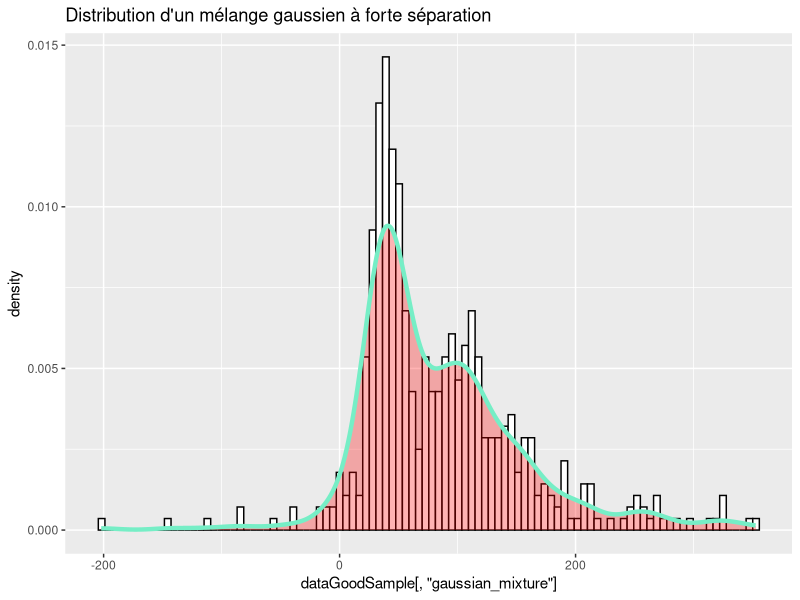
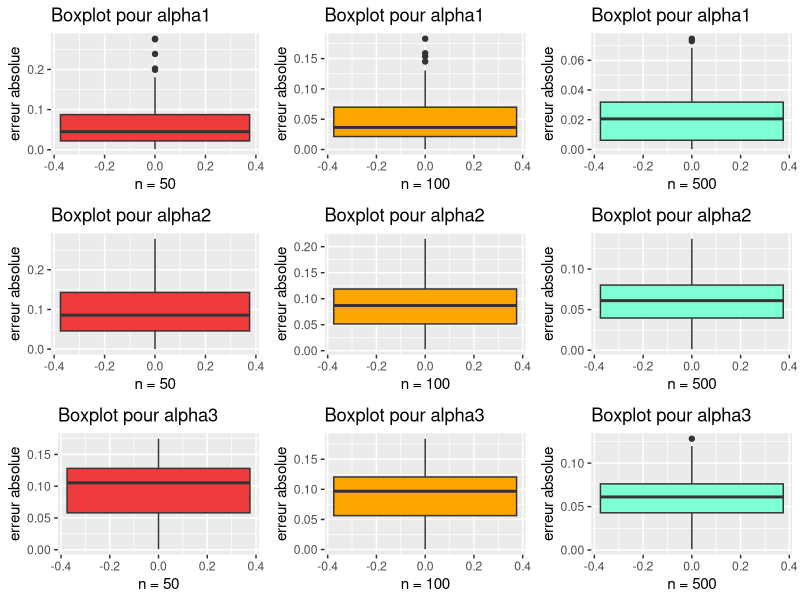
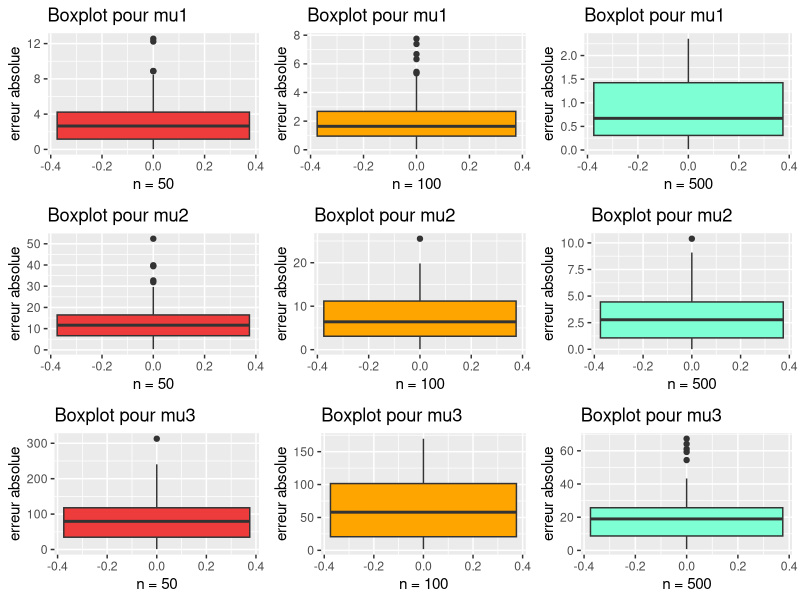
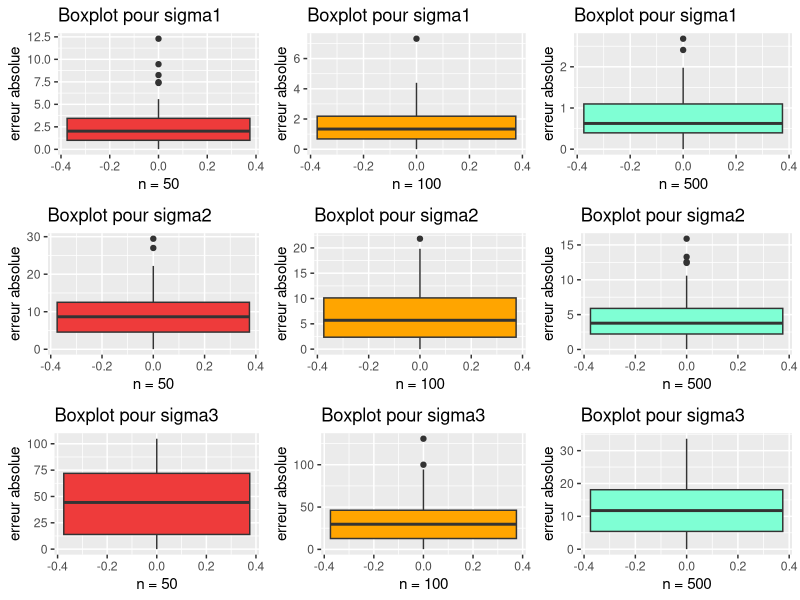
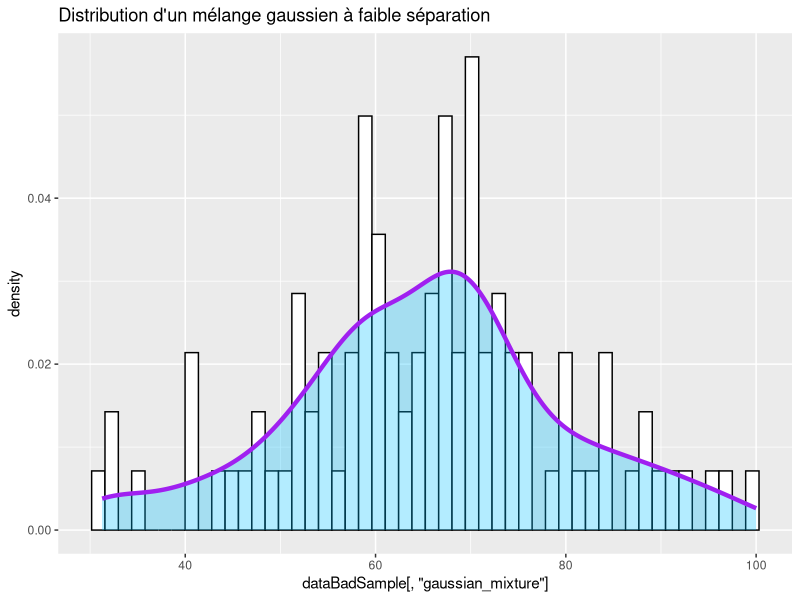
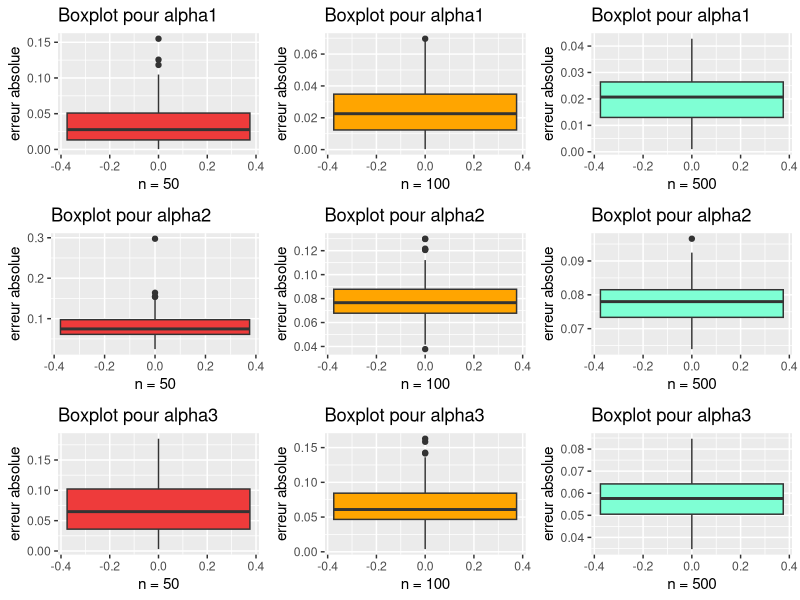
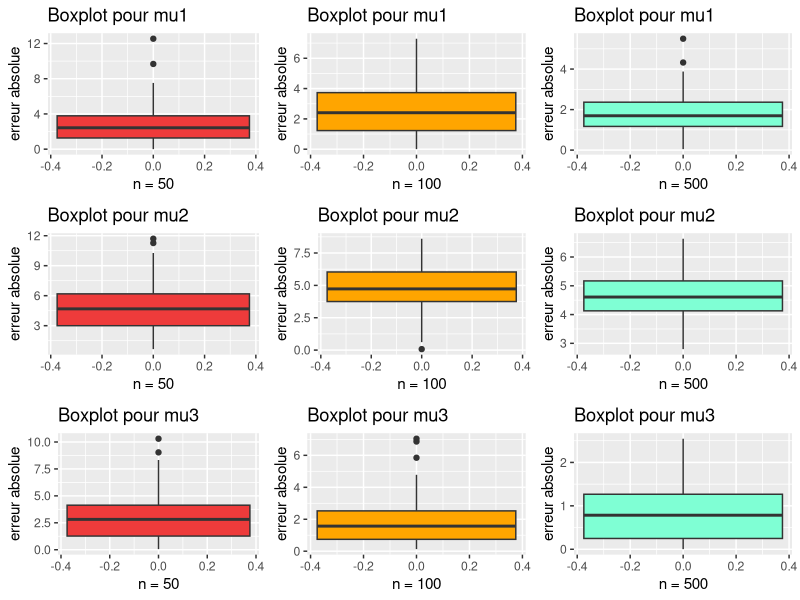
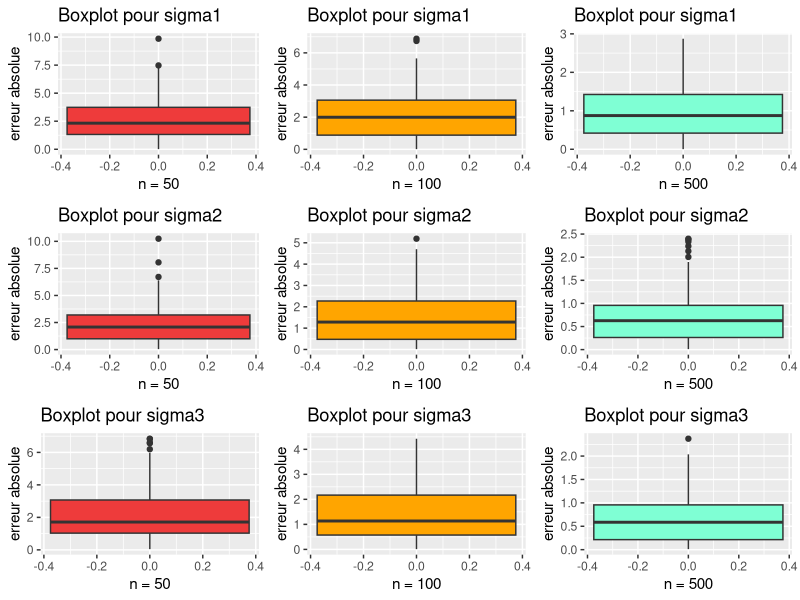

Write the R code that produced these figures, in order. (Note: this script raises an error after producing the figures.)
library(ggplot2)
library(ggpubr)

# Vecteur dans lequel on a stocké les noms des 13 espèces d'oiseaux présentent 
# dans notre document
bird_names = c("European Goldfinch", "Common Linnet", "Common Chaffinch",
               "European Greenfinch", "Eurasian Bullfinch", "Hawfinch",
               "Stonechat", "European Robin", "Whinchat", "Song Thrush",
               "Common Blackbird", "Ring Ouzel", "Mistle Thrush")

# Vecteur dans lequel on a stocké les moyennes respectives des volumes des nids
# des 13 espèces d'oiseaux
mean_volume = c(38.0, 60.9, 58.3, 74.5, 45.0, 71.6, 91.0, 68.4, 51.9, 288.9,
                293.6, 298.6, 266.1)
# Vecteur dans lequel on a stocké les écarts-types respectifs des volumes des
# nids des 13 espèces d'oiseaux
sd_volume = c(9.1,  20.8, 15.0,  12.2,  3.8,  12.9,  46.5, 29.8, 27.4, 55.9,
              78.5,  125.1,  56.6)

# Création du dataframe contenant les données sur les 13 nids d'oiseaux
# Chaque ligne du df correspond à une espèce d'oiseau
# Chaque espèce est associée à 2 colonnes qui nous renseignent sur
# le volume moyen des nids associée à cette espèce respectivement
# l'ecart type des nids associées à cette espèce
nest_data = data.frame(bird_names, mean_volume, sd_volume)

# Cette fonction prend en argument df le dataframe regroupant toutes les données
# c'est à dire les noms, les moyennes et les écart-types des nids des 13
# espèces d'oiseaux
# n le nombre d'espèces à tirer aléatoirement
# cette fonction retourne un dataframe stockant les noms,
# moyennes et écart-types des nids des n espèces d'oiseaux tirées aléatoirement
random_species = function(df, n){
  J = dim(df)[1]
  index_species = sample(1:J, n, replace = FALSE)
  random_prop = runif(n, 0, 1)
  random_prop = random_prop/sum(random_prop)
  random_df = df[index_species,]
  random_df = cbind(proportion_alpha = random_prop, random_df)
  random_df = random_df[,c(2,1,3,4)]
  return(random_df)
}

# Cette fonction affiche graphiquement la distribution d'un mélange gaussien
# Elle prend en argument df le dataframe contenant les données 
# (noms, moyennes, ecarts-types) des nids des espèces d'oiseaux 
# et X l’échantillon du mélange gaussien
plot_distrib = function(df, X){
  data_distrib = data.frame(gaussian_mixture = X)
  ggplot(data_distrib, aes(x=data_distrib[,'gaussian_mixture'])) + 
  geom_histogram(aes(y=..density..), colour="black", fill="white", bins = 100) +
  geom_density(alpha=.3, color = "aquamarine2", fill="red", size=1.5) + 
  ggtitle("Distribution d'un mélange gaussien")
}

# On crée le dataframe regroupant les moyennes et les écarts-types théoriques
# associés aux espèces d'oiseaux choisies par l'utilisateur
# Les espèces choisies sont stockées dans un vecteur pris en paramètre
GetRealParam = function(list_Species){
  v_index = c()
  for (species in list_Species){
    index_sp = which(nest_data$bird_names == species)
    v_index = append(v_index, index_sp)
  }
  return(nest_data[v_index,])
}


# Cette fonction génère aléatoirement un échantillon de taille n issue 
# d'un mélange gaussien
# Les paramètres (alpha, mu et sigma) des différents mélanges gaussiens 
# sont contenus dans data_th
# La fonction prends en argument data_th 
# (le dataframe contenant les paramètres alpha, mu et sigma)
# et n qui indique le nombre de valeurs que l'on souhaite générer aléatoirement
# La fonction retourne un vecteur contenant les n valeurs du mélange gaussien
# qui ont été generées aléatoirement
simulation = function(data_th, n=100){
  X = rep(NA,n) #echantillon
  J = dim(data_th)[1] #nb de mélange
  vect_alpha = data_th[,2]
  vect_mean = data_th[,3]
  vect_sd = data_th[,4]
  for(i in 1:n){
    Z = runif(1)
    if (Z <= vect_alpha[1]){
      X[i] = rnorm(1, vect_mean[1], vect_sd[1])
    }else{
      k = 1
      l = 2
      Bool = FALSE
      cumul_alpha = cumsum(vect_alpha)
      while(Bool == FALSE){
        if((cumul_alpha[k]<=Z) & (cumul_alpha[l]>=Z)){
          Bool = TRUE
          param_index = l
        }
        k = k+1
        l = l+1
      }
      X[i] = rnorm(1, vect_mean[param_index], vect_sd[param_index])
    }
  }
  return(X)
}

# Fonction générant dataframe (vide)
# contenant les valeurs de P_thetat(j|X = X_i) (etape E de l'algo)
# Cette fonction prend en argument n (la taille de l'échantillon)
# Et J le nombre de mélange
param_State_E = function(n, J){
  data_stateE = data.frame(matrix(NA, nrow = n, ncol = J))
  for(j in 1:J){
    names(data_stateE)[j] = paste("H(.,",j,")",sep="")
  }
  return(data_stateE)
}

# Cette fonction est une implémentation de l'algorithme EM
# Elle prend en argument data_init
# (data_init est un dataframe contenant les paramètres (alpha, mu, sigma)
# initiaux choisis)
# un vecteur X qui est l'échantillon de taille n
# K le nombre d'itérations de l'algorithme EM
# Cette fonction va retourner un dataframe contenant les valeurs des
# paramètres alpha, mu et sigma
# qui ont été mises à jour après K itérations de l'algorithme EM

algo_EM = function(data_init, X, K){
  J = dim(data_init)[1]
  n = length(X)
  data_stateE = param_State_E(n, J)
  
  for(k in 1:K){
    vect_alpha = data_init[,2] #de longueur J
    vect_mean = data_init[,3]
    vect_sd = data_init[,4]
    # vecteur contenant la somme des des numérateurs de P_thetat(j|X = X_i)
    # pour chaque valeur de l’échantillon 
    v = rep(0,n) 
    
    # Etape E
    for(j in 1:J){
      # On remplie le tableau param_State_E contenant P_thetat(j|X=X_i)
      data_stateE[,j] = vect_alpha[j]*dnorm(X,vect_mean[j],vect_sd[j])
      v = v+data_stateE[,j]
    }
    for(j in 1:J){
      data_stateE[,j] = data_stateE[,j]/v
    }
    
    # Etape M
    H = data_stateE
    for(col in 2:4){ #on met a jour le data_init
      for(ind in 1:J){
        
        # on met à jour les alpha
        if(col == 2){
          data_init[,col][ind] = mean(H[,ind])
        }
        # on met à jour les mu
        if(col == 3){
          data_init[,col][ind] = (sum(X*H[,ind]))/(sum(H[,ind]))
        } 
        # on met à jour les sigma
        if(col == 4){
          data_init[,col][ind] = sqrt((sum( (X-rep(data_init[,col-1][ind],n))^2
                                            *H[,ind] ))/sum(H[,ind]))
        }
      }
    }
  }
  new_df = data_init
  return(new_df)
}


# Cette fonction calcule l'erreur absolue de tous les paramètres alpha, mu et sigma
# elle calcule la différence en valeur absolue entre la valeur du paramètre estimé
# par l'algorithme EM et la valeur du paramètre théorique
# Elle prend en paramètre data_th le dataframe contenant les 
# paramètres alpha, mu et sigma théoriques
# et Data_EM dataframe contenant les paramètres alpha, mu et sigma estimés 
# par l'algorithme EM
# Cette fonction retourne le dataframe contenant les erreurs absolues de chaque
# paramètre

calcul_error = function(data_th, data_EM){
  J = dim(data_th)[1]
  df_error = data.frame(error_alpha = rep(NA, J), error_mu = rep(NA, J),
                        error_sigma = rep(NA, J))
  for(c in 2:4){
    df_error[,c-1] = abs(data_th[,c] - data_EM[,c])
  }
  return(df_error)
}


# Cette fonction calcule l'erreur absolue entre les paramètres estimés par
# l'algo EM
# et les paramètres théoriques pour k echantillons générés aléatoirement
# Elle prend en argument data_th le dataframe contenant les paramètres
# alpha, mu et sigma théoriques
# data_init le dataframe contenant les paramètres (alpha, mu, sigma)
# initiaux choisis
# k le nombre d'échantillons que l'on souhaite générer aléatoirement
# n la taille des échantillons (les k échantillons seront de tailles n)
# N le nombre d'iterations de l'algorithme EM
# Elle retourne un dataframe contenant les erreurs absolues de chaque paramètre
# des k échantillons de Monte Carlo
Monte_Carlo = function(data_th, data_init, k, n, N){
  J = dim(data_th)[1]
  df_MonteCarlo = data.frame()
  iteration = c()
  for(i in 1:k){
    X = simulation(data_th, n)
    data_EM = algo_EM(data_init, X, N)
    df_error = calcul_error(data_th, data_EM)
    df_MonteCarlo = rbind((df_MonteCarlo), df_error)
    v_iter = rep(paste("itération",i,sep="_"), J)
    iteration = append(iteration, v_iter)
  }
  df_MonteCarlo = cbind(iteration, df_MonteCarlo)
  return(df_MonteCarlo)
}

#############################################################################
# partie tests
#############################################################################
# On teste l'algorithme EM sur un mélange de 2 gaussiennes

# Choix de 2 espèces European Goldfinch et Ring Ouzel afin d'avoir un mélange
# de 2 gaussiennes
data_test_th = data.frame(bird_names = c("European Goldfinch", "Ring Ouzel")
                          ,proportion_alpha = c(0.3,0.7), mean = c(38, 298.6),
                          sd = c(9.1, 125.1))


# Dataframe des données d'initialisations choisies par l'utilisateur
# On a choisi les espèces suivantes: "European Goldfinch"
# et "Ring Ouzel"
data_test_init = data.frame(bird_names = c("European Goldfinch", "Ring Ouzel"),
                            alpha_init = c(0.2,0.8), mean_init = c(50, 280),
                            sd_init = c(11, 130))

data_test_th
X = simulation(data_test_th,100)
algo_EM(data_test_init,X,50)


# Exemple avec 3 espèces ayant des variables bien séparées
good_dfTestTh3 = data.frame(bird_names = c("European Goldfinch", "Stonechat",
                                           "Ring Ouzel")
                            ,proportion_alpha = c(0.3,0.5,0.2),
                            mean_th = c(38.0, 91.0, 135),
                            sd_th = c(9.1, 46.5, 125.1))

good_dfTestInit3 = data.frame(bird_names = c("European Goldfinch", "Stonechat",
                                             "Ring Ouzel")
                              ,proportion_alpha = c(0.35,0.57,0.13),
                              mean_th = c(44.4, 100, 278.3),
                              sd_th = c(10, 57, 130))


# teste des fonctions simulation et algo_EM pour ce mélange de 3 gaussiennes 
# avec forte séparation
X3 = simulation(good_dfTestTh3, 500)
print(good_dfTestTh3)
algo_EM(good_dfTestInit3, X3, 30)

# On affiche l'histogramme et la distribution pour le mélange avec
# forte séparation
dataGoodSample = data.frame(gaussian_mixture = X3)
ggplot(dataGoodSample, aes(x=dataGoodSample[,'gaussian_mixture'])) + 
geom_histogram(aes(y=..density..), colour="black", fill="white", bins = 100) +
geom_density(alpha=.3, color = "aquamarine2", fill="red", size=1.5) + 
ggtitle("Distribution d'un mélange gaussien à forte séparation")

# on affiche les boxplots pour ce melange de gausiennes avec forte séparation

vect1 <- seq(1, 298, by = 3) # vecteur 1
vect2 <- seq(2, 299, by = 3) # vecteur 2
vect3 <- seq(3, 300, by = 3) # vecteur 3

df_monteCarlo_50 = Monte_Carlo(good_dfTestTh3, good_dfTestInit3, 100, 50, 10)
df_monteCarlo_100 = Monte_Carlo(good_dfTestTh3, good_dfTestInit3, 100, 100, 10)
df_monteCarlo_500 = Monte_Carlo(good_dfTestTh3, good_dfTestInit3, 100, 500, 10)

# Pour les \alpha

a1 = ggplot(df_monteCarlo_50[vect1,], aes(y = df_monteCarlo_50[vect1, 2])) +
  xlab("n = 50") + ylab("erreur absolue") + 
  ggtitle("Boxplot pour alpha1") + geom_boxplot(fill="brown2")
a2 = ggplot(df_monteCarlo_100[vect1,], aes(y = df_monteCarlo_100[vect1, 2])) +
  xlab("n = 100") + ylab("erreur absolue") +
  ggtitle("Boxplot pour alpha1") + geom_boxplot(fill="orange")
a3 = ggplot(df_monteCarlo_500[vect1,], aes(y = df_monteCarlo_500[vect1, 2])) +
  xlab("n = 500") + ylab("erreur absolue") + 
  ggtitle("Boxplot pour alpha1") + geom_boxplot(fill="aquamarine")
a4 = ggplot(df_monteCarlo_50[vect2,], aes(y = df_monteCarlo_50[vect2, 2])) +
  xlab("n = 50") + ylab("erreur absolue") + 
  ggtitle("Boxplot pour alpha2") + geom_boxplot(fill="brown2")
a5 = ggplot(df_monteCarlo_100[vect2,], aes(y = df_monteCarlo_100[vect2, 2])) +
  xlab("n = 100") + ylab("erreur absolue") +
  ggtitle("Boxplot pour alpha2") + geom_boxplot(fill="orange")
a6 = ggplot(df_monteCarlo_500[vect2,], aes(y = df_monteCarlo_500[vect2, 2])) +
  xlab("n = 500") + ylab("erreur absolue") + 
  ggtitle("Boxplot pour alpha2") + geom_boxplot(fill="aquamarine")
a7 = ggplot(df_monteCarlo_50[vect3,], aes(y = df_monteCarlo_50[vect3, 2])) +
  xlab("n = 50") + ylab("erreur absolue") + 
  ggtitle("Boxplot pour alpha3") + geom_boxplot(fill="brown2")
a8 = ggplot(df_monteCarlo_100[vect3,], aes(y = df_monteCarlo_100[vect3, 2])) +
  xlab("n = 100") + ylab("erreur absolue") +
  ggtitle("Boxplot pour alpha3") + geom_boxplot(fill="orange")
a9 = ggplot(df_monteCarlo_500[vect3,], aes(y = df_monteCarlo_500[vect3, 2])) +
  xlab("n = 500") + ylab("erreur absolue") + 
  ggtitle("Boxplot pour alpha3") + geom_boxplot(fill="aquamarine")
ggarrange(a1, a2, a3, a4, a5, a6, a7, a8, a9, ncol = 3, nrow = 3)
# save with width = 800 and height = 1200


# Pour les \mu

m1 = ggplot(df_monteCarlo_50[vect1,], aes(y = df_monteCarlo_50[vect1, 3])) +
  xlab("n = 50") + ylab("erreur absolue") + 
  ggtitle("Boxplot pour mu1") + geom_boxplot(fill="brown2")
m2 = ggplot(df_monteCarlo_100[vect1,], aes(y = df_monteCarlo_100[vect1, 3])) +
  xlab("n = 100") + ylab("erreur absolue") +
  ggtitle("Boxplot pour mu1") + geom_boxplot(fill="orange")
m3 = ggplot(df_monteCarlo_500[vect1,], aes(y = df_monteCarlo_500[vect1, 3])) +
  xlab("n = 500") + ylab("erreur absolue") + 
  ggtitle("Boxplot pour mu1") + geom_boxplot(fill="aquamarine")
m4 = ggplot(df_monteCarlo_50[vect2,], aes(y = df_monteCarlo_50[vect2, 3])) +
  xlab("n = 50") + ylab("erreur absolue") + 
  ggtitle("Boxplot pour mu2") + geom_boxplot(fill="brown2")
m5 = ggplot(df_monteCarlo_100[vect2,], aes(y = df_monteCarlo_100[vect2, 3])) +
  xlab("n = 100") + ylab("erreur absolue") +
  ggtitle("Boxplot pour mu2") + geom_boxplot(fill="orange")
m6 = ggplot(df_monteCarlo_500[vect2,], aes(y = df_monteCarlo_500[vect2, 3])) +
  xlab("n = 500") + ylab("erreur absolue") + 
  ggtitle("Boxplot pour mu2") + geom_boxplot(fill="aquamarine")
m7 = ggplot(df_monteCarlo_50[vect3,], aes(y = df_monteCarlo_50[vect3, 3])) +
  xlab("n = 50") + ylab("erreur absolue") + 
  ggtitle("Boxplot pour mu3") + geom_boxplot(fill="brown2")
m8 = ggplot(df_monteCarlo_100[vect3,], aes(y = df_monteCarlo_100[vect3, 3])) +
  xlab("n = 100") + ylab("erreur absolue") +
  ggtitle("Boxplot pour mu3") + geom_boxplot(fill="orange")
m9 = ggplot(df_monteCarlo_500[vect3,], aes(y = df_monteCarlo_500[vect3, 3])) +
  xlab("n = 500") + ylab("erreur absolue") + 
  ggtitle("Boxplot pour mu3") + geom_boxplot(fill="aquamarine")
ggarrange(m1, m2, m3, m4, m5, m6, m7, m8, m9, ncol = 3, nrow = 3)
# save with width = 800 and height = 1200

# Pour les \sigma

s1 = ggplot(df_monteCarlo_50[vect1,], aes(y = df_monteCarlo_50[vect1, 4])) +
  xlab("n = 50") + ylab("erreur absolue") + 
  ggtitle("Boxplot pour sigma1") + geom_boxplot(fill="brown2")
s2 = ggplot(df_monteCarlo_100[vect1,], aes(y = df_monteCarlo_100[vect1, 4])) +
  xlab("n = 100") + ylab("erreur absolue") +
  ggtitle("Boxplot pour sigma1") + geom_boxplot(fill="orange")
s3 = ggplot(df_monteCarlo_500[vect1,], aes(y = df_monteCarlo_500[vect1, 4])) +
  xlab("n = 500") + ylab("erreur absolue") + 
  ggtitle("Boxplot pour sigma1") + geom_boxplot(fill="aquamarine")
s4 = ggplot(df_monteCarlo_50[vect2,], aes(y = df_monteCarlo_50[vect2, 4])) +
  xlab("n = 50") + ylab("erreur absolue") + 
  ggtitle("Boxplot pour sigma2") + geom_boxplot(fill="brown2")
s5 = ggplot(df_monteCarlo_100[vect2,], aes(y = df_monteCarlo_100[vect2, 4])) +
  xlab("n = 100") + ylab("erreur absolue") +
  ggtitle("Boxplot pour sigma2") + geom_boxplot(fill="orange")
s6 = ggplot(df_monteCarlo_500[vect2,], aes(y = df_monteCarlo_500[vect2, 4])) +
  xlab("n = 500") + ylab("erreur absolue") + 
  ggtitle("Boxplot pour sigma2") + geom_boxplot(fill="aquamarine")
s7 = ggplot(df_monteCarlo_50[vect3,], aes(y = df_monteCarlo_50[vect3, 4])) +
  xlab("n = 50") + ylab("erreur absolue") + 
  ggtitle("Boxplot pour sigma3") + geom_boxplot(fill="brown2")
s8 = ggplot(df_monteCarlo_100[vect3,], aes(y = df_monteCarlo_100[vect3, 4])) +
  xlab("n = 100") + ylab("erreur absolue") +
  ggtitle("Boxplot pour sigma3") + geom_boxplot(fill="orange")
s9 = ggplot(df_monteCarlo_500[vect3,], aes(y = df_monteCarlo_500[vect3, 4])) +
  xlab("n = 500") + ylab("erreur absolue") + 
  ggtitle("Boxplot pour sigma3") + geom_boxplot(fill="aquamarine")
ggarrange(s1, s2, s3, s4, s5, s6, s7, s8, s9, ncol = 3, nrow = 3)


# Exemple avec 3 espèces ayant des variables mal séparées
bad_dfTestTh3 = data.frame(bird_names = c("European Greenfinch", "Hawfinch",
                                          "Common Chaffinch")
                           ,proportion_alpha = c(0.28,0.12,0.6),
                           mean_th = c(74.5, 71.6, 58.3),
                           sd_th = c(12.2, 12.9, 15.0))

bad_dfTestInit3 = data.frame(bird_names = c("European Greenfinch", "Hawfinch",
                                            "Common Chaffinch")
                             ,proportion_alpha = c(0.3,0.2,0.5),
                             mean_th = c(78.3, 69.7, 60),
                             sd_th = c(11.8, 13.3, 17))


# teste des fonctions simulation et algo_EM pour ce mélange de 3 gaussiennes avec faible séparation
X3_bad = simulation(bad_dfTestTh3, 100)
print(bad_dfTestTh3)
algo_EM(bad_dfTestInit3, X3_bad, 30)

# On affiche l'histogramme et la distribution pour le mélange avec
# faible séparation
dataBadSample = data.frame(gaussian_mixture = X3_bad)
ggplot(dataBadSample, aes(x=dataBadSample[,'gaussian_mixture'])) + 
geom_histogram(aes(y=..density..), colour="black", fill="white", bins = 50)+
geom_density(alpha=.3, color = "purple", fill="deepskyblue", size=1.5) +
ggtitle("Distribution d'un mélange gaussien à faible séparation")

# on affiche les boxplots pour ce melange de gausiennes avec faible séparation

vect1 <- seq(1, 298, by = 3) # vecteur 1
vect2 <- seq(2, 299, by = 3) # vecteur 2
vect3 <- seq(3, 300, by = 3) # vecteur 3

df_monteCarloBad_50 = Monte_Carlo(bad_dfTestTh3, bad_dfTestInit3, 100, 50, 10)
df_monteCarloBad_100 = Monte_Carlo(bad_dfTestTh3, bad_dfTestInit3, 100, 100, 10)
df_monteCarloBad_500 = Monte_Carlo(bad_dfTestTh3, bad_dfTestInit3, 100, 500, 10)

# Pour les \alpha

ab1 = ggplot(df_monteCarloBad_50[vect1,], aes(y = df_monteCarloBad_50[vect1, 2])) +
  xlab("n = 50") + ylab("erreur absolue") + 
  ggtitle("Boxplot pour alpha1") + geom_boxplot(fill="brown2")
ab2 = ggplot(df_monteCarloBad_100[vect1,], aes(y = df_monteCarloBad_100[vect1, 2])) +
  xlab("n = 100") + ylab("erreur absolue") +
  ggtitle("Boxplot pour alpha1") + geom_boxplot(fill="orange")
ab3 = ggplot(df_monteCarloBad_500[vect1,], aes(y = df_monteCarloBad_500[vect1, 2])) +
  xlab("n = 500") + ylab("erreur absolue") + 
  ggtitle("Boxplot pour alpha1") + geom_boxplot(fill="aquamarine")
ab4 = ggplot(df_monteCarloBad_50[vect2,], aes(y = df_monteCarloBad_50[vect2, 2])) +
  xlab("n = 50") + ylab("erreur absolue") + 
  ggtitle("Boxplot pour alpha2") + geom_boxplot(fill="brown2")
ab5 = ggplot(df_monteCarloBad_100[vect2,], aes(y = df_monteCarloBad_100[vect2, 2])) +
  xlab("n = 100") + ylab("erreur absolue") +
  ggtitle("Boxplot pour alpha2") + geom_boxplot(fill="orange")
ab6 = ggplot(df_monteCarloBad_500[vect2,], aes(y = df_monteCarloBad_500[vect2, 2])) +
  xlab("n = 500") + ylab("erreur absolue") + 
  ggtitle("Boxplot pour alpha2") + geom_boxplot(fill="aquamarine")
ab7 = ggplot(df_monteCarloBad_50[vect3,], aes(y = df_monteCarloBad_50[vect3, 2])) +
  xlab("n = 50") + ylab("erreur absolue") + 
  ggtitle("Boxplot pour alpha3") + geom_boxplot(fill="brown2")
ab8 = ggplot(df_monteCarloBad_100[vect3,], aes(y = df_monteCarloBad_100[vect3, 2])) +
  xlab("n = 100") + ylab("erreur absolue") +
  ggtitle("Boxplot pour alpha3") + geom_boxplot(fill="orange")
ab9 = ggplot(df_monteCarloBad_500[vect3,], aes(y = df_monteCarloBad_500[vect3, 2])) +
  xlab("n = 500") + ylab("erreur absolue") + 
  ggtitle("Boxplot pour alpha3") + geom_boxplot(fill="aquamarine")
ggarrange(ab1, ab2, ab3, ab4, ab5, ab6, ab7, ab8, ab9, ncol = 3, nrow = 3)


# Pour les \mu

mb1 = ggplot(df_monteCarloBad_50[vect1,], aes(y = df_monteCarloBad_50[vect1, 3])) +
  xlab("n = 50") + ylab("erreur absolue") + 
  ggtitle("Boxplot pour mu1") + geom_boxplot(fill="brown2")
mb2 = ggplot(df_monteCarloBad_100[vect1,], aes(y = df_monteCarloBad_100[vect1, 3])) +
  xlab("n = 100") + ylab("erreur absolue") +
  ggtitle("Boxplot pour mu1") + geom_boxplot(fill="orange")
mb3 = ggplot(df_monteCarloBad_500[vect1,], aes(y = df_monteCarloBad_500[vect1, 3])) +
  xlab("n = 500") + ylab("erreur absolue") + 
  ggtitle("Boxplot pour mu1") + geom_boxplot(fill="aquamarine")
mb4 = ggplot(df_monteCarloBad_50[vect2,], aes(y = df_monteCarloBad_50[vect2, 3])) +
  xlab("n = 50") + ylab("erreur absolue") + 
  ggtitle("Boxplot pour mu2") + geom_boxplot(fill="brown2")
mb5 = ggplot(df_monteCarloBad_100[vect2,], aes(y = df_monteCarloBad_100[vect2, 3])) +
  xlab("n = 100") + ylab("erreur absolue") +
  ggtitle("Boxplot pour mu2") + geom_boxplot(fill="orange")
mb6 = ggplot(df_monteCarloBad_500[vect2,], aes(y = df_monteCarloBad_500[vect2, 3])) +
  xlab("n = 500") + ylab("erreur absolue") + 
  ggtitle("Boxplot pour mu2") + geom_boxplot(fill="aquamarine")
mb7 = ggplot(df_monteCarloBad_50[vect3,], aes(y = df_monteCarloBad_50[vect3, 3])) +
  xlab("n = 50") + ylab("erreur absolue") + 
  ggtitle("Boxplot pour mu3") + geom_boxplot(fill="brown2")
mb8 = ggplot(df_monteCarloBad_100[vect3,], aes(y = df_monteCarloBad_100[vect3, 3])) +
  xlab("n = 100") + ylab("erreur absolue") +
  ggtitle("Boxplot pour mu3") + geom_boxplot(fill="orange")
mb9 = ggplot(df_monteCarloBad_500[vect3,], aes(y = df_monteCarloBad_500[vect3, 3])) +
  xlab("n = 500") + ylab("erreur absolue") + 
  ggtitle("Boxplot pour mu3") + geom_boxplot(fill="aquamarine")
ggarrange(mb1, mb2, mb3, mb4, mb5, mb6, mb7, mb8, mb9, ncol = 3, nrow = 3)


# Pour les \sigma

sb1 = ggplot(df_monteCarloBad_50[vect1,], aes(y = df_monteCarloBad_50[vect1, 4])) +
  xlab("n = 50") + ylab("erreur absolue") + 
  ggtitle("Boxplot pour sigma1") + geom_boxplot(fill="brown2")
sb2 = ggplot(df_monteCarloBad_100[vect1,], aes(y = df_monteCarloBad_100[vect1, 4])) +
  xlab("n = 100") + ylab("erreur absolue") +
  ggtitle("Boxplot pour sigma1") + geom_boxplot(fill="orange")
sb3 = ggplot(df_monteCarloBad_500[vect1,], aes(y = df_monteCarloBad_500[vect1, 4])) +
  xlab("n = 500") + ylab("erreur absolue") + 
  ggtitle("Boxplot pour sigma1") + geom_boxplot(fill="aquamarine")
sb4 = ggplot(df_monteCarloBad_50[vect2,], aes(y = df_monteCarloBad_50[vect2, 4])) +
  xlab("n = 50") + ylab("erreur absolue") + 
  ggtitle("Boxplot pour sigma2") + geom_boxplot(fill="brown2")
sb5 = ggplot(df_monteCarloBad_100[vect2,], aes(y = df_monteCarloBad_100[vect2, 4])) +
  xlab("n = 100") + ylab("erreur absolue") +
  ggtitle("Boxplot pour sigma2") + geom_boxplot(fill="orange")
sb6 = ggplot(df_monteCarloBad_500[vect2,], aes(y = df_monteCarloBad_500[vect2, 4])) +
  xlab("n = 500") + ylab("erreur absolue") + 
  ggtitle("Boxplot pour sigma2") + geom_boxplot(fill="aquamarine")
sb7 = ggplot(df_monteCarloBad_50[vect3,], aes(y = df_monteCarloBad_50[vect3, 4])) +
  xlab("n = 50") + ylab("erreur absolue") + 
  ggtitle("Boxplot pour sigma3") + geom_boxplot(fill="brown2")
sb8 = ggplot(df_monteCarloBad_100[vect3,], aes(y = df_monteCarloBad_100[vect3, 4])) +
  xlab("n = 100") + ylab("erreur absolue") +
  ggtitle("Boxplot pour sigma3") + geom_boxplot(fill="orange")
sb9 = ggplot(df_monteCarloBad_500[vect3,], aes(y = df_monteCarloBad_500[vect3, 4])) +
  xlab("n = 500") + ylab("erreur absolue") + 
  ggtitle("Boxplot pour sigma3") + geom_boxplot(fill="aquamarine")
ggarrange(sb1, sb2, sb3, sb4, sb5, sb6, sb7, sb8, sb9, ncol = 3, nrow = 3)

# teste des fonctions simulation et algo_EM pour ce mélange de 4 gaussiennes
X4 = simulation(df_th4, 100)
print(df_th4)
algo_EM(data_init4, X4, 30)


# Boxplots

# vect1 <- seq(1, 298, by = 3) # vecteur 1
# vect2 <- seq(2, 299, by = 3) # vecteur 2
# vect3 <- seq(3, 300, by = 3) # vecteur 3



# Pour les \alpha
# df_monteCarlo_50 = Monte_Carlo(df_th3, data_init3, 100, 50, 10)
# df_monteCarlo_100 = Monte_Carlo(df_th3, data_init3, 100, 100, 10)
# df_monteCarlo_500 = Monte_Carlo(df_th3, data_init3, 100, 500, 10)
# par(mfrow = c(3,3))
# boxplot(df_monteCarlo_50[vect1, 2]) # \alpha_1
# boxplot(df_monteCarlo_100[vect1, 2]) # \alpha_1
# boxplot(df_monteCarlo_500[vect1, 2]) # \alpha_1
# boxplot(df_monteCarlo_50[vect2, 2]) # \alpha_2
# boxplot(df_monteCarlo_100[vect2, 2]) # \alpha_2
# boxplot(df_monteCarlo_500[vect2, 2]) # \alpha_2
# boxplot(df_monteCarlo_50[vect3, 2]) # \alpha_3
# boxplot(df_monteCarlo_100[vect3, 2]) # \alpha_3
# boxplot(df_monteCarlo_500[vect3, 2]) # \alpha_3



# Pour les \mu
# df_monteCarlo_50 = Monte_Carlo(df_th3, data_init3, 100, 50, 10)
# df_monteCarlo_100 = Monte_Carlo(df_th3, data_init3, 100, 100, 10)
# df_monteCarlo_500 = Monte_Carlo(df_th3, data_init3, 100, 500, 10)
# par(mfrow = c(3,3))
# boxplot(df_monteCarlo_50[vect1, 3]) # \mu_1
# boxplot(df_monteCarlo_100[vect1, 3]) # \mu_1
# boxplot(df_monteCarlo_500[vect1, 3]) # \mu_1
# boxplot(df_monteCarlo_50[vect2, 3]) # \mu_2
# boxplot(df_monteCarlo_100[vect2, 3]) # \mu_2
# boxplot(df_monteCarlo_500[vect2, 3]) # \mu_2
# boxplot(df_monteCarlo_50[vect3, 3]) # \mu_3
# boxplot(df_monteCarlo_100[vect3, 3]) # \mu_3
# boxplot(df_monteCarlo_500[vect3, 3]) # \mu_3

# Pour les \sigma
# df_monteCarlo_50 = Monte_Carlo(df_th3, data_init3, 100, 50, 10)
# df_monteCarlo_100 = Monte_Carlo(df_th3, data_init3, 100, 100, 10)
# df_monteCarlo_500 = Monte_Carlo(df_th3, data_init3, 100, 500, 10)
# par(mfrow = c(3,3))
# boxplot(df_monteCarlo_50[vect1, 4]) # \sigma_1
# boxplot(df_monteCarlo_100[vect1, 4]) # \sigma_1
# boxplot(df_monteCarlo_500[vect1, 4]) # \sigma_1
# boxplot(df_monteCarlo_50[vect2, 4]) # \sigma_2
# boxplot(df_monteCarlo_100[vect2, 4]) # \sigma_2
# boxplot(df_monteCarlo_500[vect2, 4]) # \sigma_2
# boxplot(df_monteCarlo_50[vect3, 4]) # \sigma_3
# boxplot(df_monteCarlo_100[vect3, 4]) # \sigma_3
# boxplot(df_monteCarlo_500[vect3, 4]) # \sigma_3



# Pour les \v_j
# df_monteCarlo_50 = Monte_Carlo(data_test_th, data_test_init, 100, 50, 10)
# df_monteCarlo_100 = Monte_Carlo(data_test_th, data_test_init, 100, 100, 10)
# df_monteCarlo_500 = Monte_Carlo(data_test_th, data_test_init, 100, 500, 10)
# par(mfrow = c(2,3))
# boxplot(df_monteCarlo_50[vectp, 4]) # \v_1
# boxplot(df_monteCarlo_100[vectp, 4]) # \v_1
# boxplot(df_monteCarlo_500[vectp, 4]) # \v_1
# boxplot(df_monteCarlo_50[vecti, 4]) # \v_2
# boxplot(df_monteCarlo_100[vecti, 4]) # \v_2
# boxplot(df_monteCarlo_500[vecti, 4]) # \v_2
